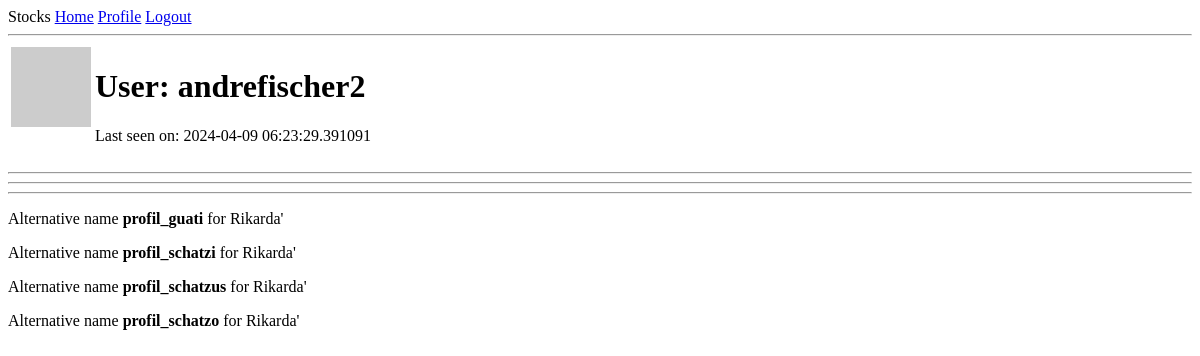
The page /user/andrefischer2 (signed in) on the database as committed earlier.
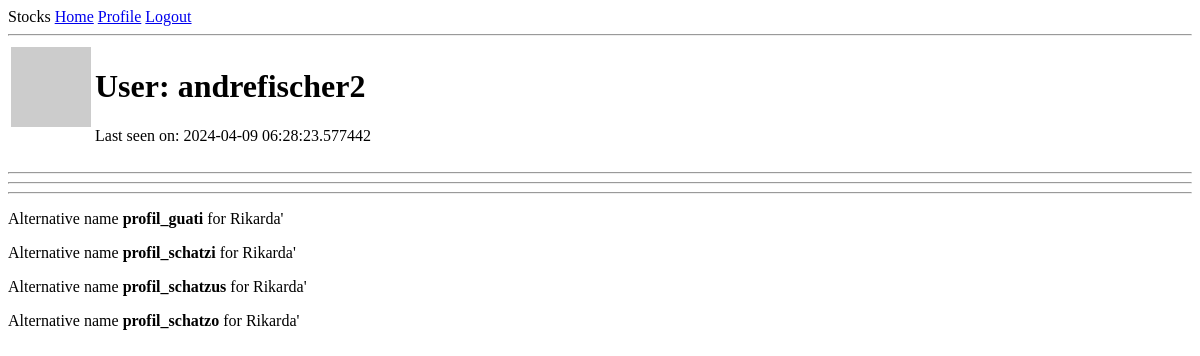
The same page on the database as committed later.
### app/models.py (models this page shows, shortened)
class User(UserMixin, db.Model):  # inherts from db.Model, the bas lass for all models in SQLAlhemy
    id: so.Mapped[int] = so.mapped_column(primary_key=True)
    username: so.Mapped[str] = so.mapped_column(sa.String(64), index=True,  unique=True)
    email: so.Mapped[str] = so.mapped_column(sa.String(120), index=True, unique=True)
    """
    Relationship to new class Portfolio "author" object; so.relationship() is model class that represents the other side of the relationship;
    the "back_populates" arguments reference the name of the relationship attribute on the other side
    """
    posts: so.WriteOnlyMapped['Portfolio'] = so.relationship(back_populates='author')
    """
    - password hash is used instead of password to not store them as plain text if DB is comprimised
    - optional typing allows empty or "None"
    - from werkzeug, password hashing and it's checking are added as methods
    """
    password_hash: so.Mapped[Optional[str]] = so.mapped_column(sa.String(256))
    about_me: so.Mapped[Optional[str]] = so.mapped_column(sa.String(140))
    last_seen: so.Mapped[Optional[datetime]] = so.mapped_column(
        default=lambda: datetime.now(timezone.utc))
    def avatar(self,size):
        bg_color = get_random_color(self.username)
        return f'https://ui-avatars.com/api/?name={self.username[0]}+{self.username[1]}&?background={bg_color}&color=fff&?size={size}'

### app/routes.py (the view)
@app.route('/user/<username>')  # <> brackets allow dynamic URL like youtube.com/FarioStalking
@login_required # only accessible to logged-in users
def user(username):
    user = db.first_or_404(sa.select(User).where(User.username == username))
    alt_names = ['profil_' + x for x in ['guati','schatzi','schatzus','schatzo']]
    return render_template('user.html', user=user, alt_names=alt_names)

### app/bin.py (called while the page is built)
def get_random_color(username):
    random.seed(hash(username))
    r = random.randint(0, 255)
    g = random.randint(0, 255)
    b = random.randint(0, 255)
    color_code = "#{:02x}{:02x}{:02x}".format(r, g, b)
    return color_code

### app/models.py (called while the page is built)
@login.user_loader  # user loader is registered with decorator
def load_user(id):
    return db.session.get(User, int(id)) # needs to be converted to int as string

### app/routes.py (called while the page is built)
@app.before_request
def before_request():
    if current_user.is_authenticated:
        current_user.last_seen = datetime.now(timezone.utc) # adding to db - no .add() needed here
        db.session.commit() # committing to db

### app/templates/user.html (shortened to what this page needs)
{% extends "base.html" %}
{% block content %}
    <table>
        <tr valign="top">
            <td><img src="{{ user.avatar(128) }}"></td>
            <td>
                <h1>User: {{ user.username }}</h1>
                {% if user.last_seen %}<p>Last seen on: {{ user.last_seen }}</p>{% endif %}
            </td>
        </tr>
    </table>
    <hr>
    <hr>
    <hr>
    {% for a in alt_names %}
    <div><p>Alternative name <b> {{ a }}  </b> for Rikarda'</p></div>
    {% endfor %}
{% endblock %}

### app/templates/base.html (shortened to what this page needs)
<!DOCTYPE html>
<html>
    <head>
    </head>
    <body>
    <div>
        Stocks
        <a href="/index">Home</a>
        {% if current_user.is_anonymous %}
        <a href="{{ url_for('login') }}">Login</a>
        {% else %}
        <a href="{{ url_for('user', username=current_user.username) }}">Profile</a>
        <a href="{{ url_for('logout') }}">Logout</a>
        {% endif %}
    </div>
    <hr>
    {% block content%}{% endblock %}
    </body>
</html>

Rows that differ between the two databases and show on the page:
changed User "andrefischer2": last_seen "2024-04-09 06:23:29.391091" → "2024-04-09 06:28:23.577442"
